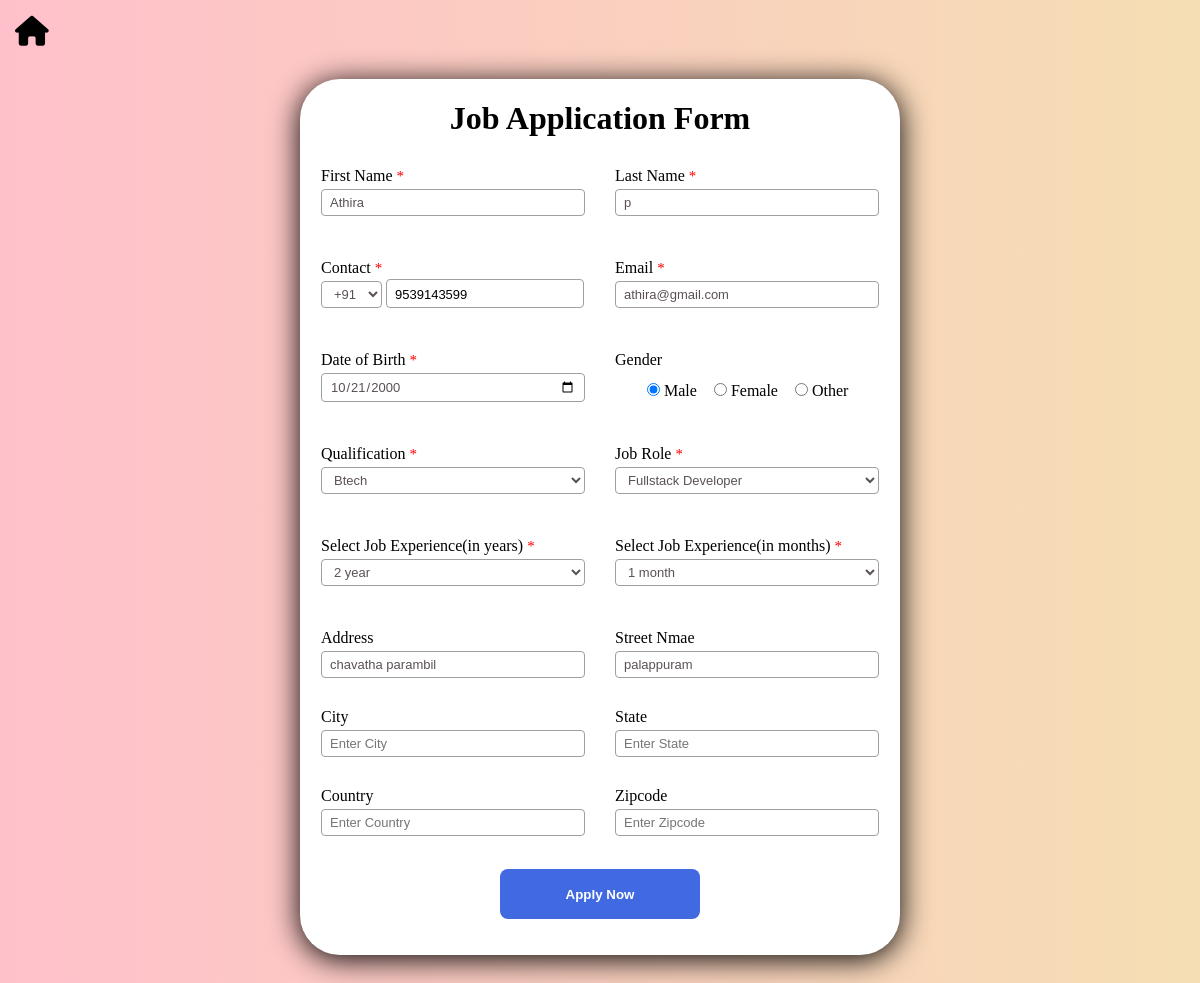
Page /jobapp/update/2/ on the committed database.
### jobapp/models.py (models this page shows, shortened)
class JobApplication(models.Model):
    def validate_firstname(firstname):
        nameregex = r"^[A-Za-z]+( [A-Za-z]+)?( [A-Za-z]+)?$"
        matchs = re.match(nameregex, firstname)
        if (
            (firstname == "")
            or (firstname is None)
            or (matchs is None)
            or (len(firstname) <= 3)
            or (len(firstname) >= 25)
        ):
            raise ValidationError(f"{firstname} is invalid")
    def validate_phonenumber(phonenumber):
        phonepattern = r"^\d{10}$"
        matchs = re.match(phonepattern, phonenumber)
        if (phonenumber == "") or (matchs is None):
            raise ValidationError(f"{phonenumber} is invalid")
    def validate_dob(dob):
        today = date.today()
        time_diff = (today - dob).days / 365.25
        if dob == "" or dob == None or int(time_diff) < 18:
            raise ValidationError(
                "invalid date of birth , age must be minimum 18 years old"
            )
    first_name = models.CharField(
        max_length=25, null=False, validators=[validate_firstname]
    )
    last_name = models.CharField(max_length=25, null=True, blank=True)
    Country_choice = [("india", "+91"), ("canada", "+1")]
    country_code = models.CharField(
        max_length=20, choices=Country_choice, default="+91", null=False
    )
    phone_no = models.CharField(
        max_length=10, null=False, validators=[validate_phonenumber]
    )
    email = models.EmailField(max_length=50, unique=True, null=False)
    date_of_birth = models.DateField(null=False, validators=[validate_dob])
    Gender_choices = [("Male", "Male"), ("Female", "Female"), ("Other", "Other")]
    gender = models.CharField(
        max_length=6, choices=Gender_choices, default="Male", null=True
    )
    Jobrole_choices = [
        ("", "Choose a Job Role"),
        ("Frontend Developer", "Frontend Developer"),
        ("Backend Developer", "Backend Developer"),
        ("Fullstack Developer", "Fullstack Developer"),
        ("DevOps Engineer", "DevOps Engineer"),
        ("Ui/UX Designer", "Ui/UX Designer"),
    ]
    job_role = models.CharField(max_length=19, choices=Jobrole_choices, null=False)
    Qualification_choices = [
        ("", "Choose a Course"),
        ("BCA", "BCA"),
        ("Btech", "Btech"),
        ("MCA", "MCA"),
        ("MTech", "Mtech"),
    ]
    qualification = models.CharField(
        max_length=5, choices=Qualification_choices, null=False
    )
    Experience_year_choices = [
        ("", "Years"),
        ("fresher", "fresher"),
        ("1year", "1 year"),
        ("2year", "2 year"),
        ("3year", "3 year"),
        ("4plusyear", "4+ year"),
    ]
    experience_year = models.CharField(
        max_length=9, choices=Experience_year_choices, null=False
    )
    Experience_month_choices = [
        ("", "Months"),
        ("0month", "0 month"),
        ("1month", "1 month"),
        ("2month", "2 month"),
        ("3month", "3 month"),
        ("4month", "4 month"),
        ("5month", "5 month"),
    ]
    experience_month = models.CharField(
        max_length=6, choices=Experience_month_choices, null=False
    )
    address = models.CharField(max_length=100, null=True, blank=True)
    streetname = models.CharField(max_length=100, null=True, blank=True)
    city = models.CharField(max_length=20, null=True, blank=True)
    state = models.CharField(max_length=40, null=True, blank=True)
    country = models.CharField(max_length=40, null=True, blank=True)
    zipcode = models.TextField(max_length=6, null=True, blank=True)

### jobapp/views.py (the view, shortened to what this page needs)
# urls.py: path("update/<pk>/", views.Applicant_Update_View.as_view(), name="update"),
class Applicant_Update_View(UpdateView):
    model = JobApplication
    form_class = JobapplicationForm
    template_name = "applicant_edit.html"
    success_url = reverse_lazy("home")

### jobapp/templates/applicant_edit.html (shortened to what this page needs)
 {% extends 'base.html' %}
 {% block bodycontent %}
 <form method = "POST" action = "" class = "form" id = "Form" novalidate>
     <div class = "form-container">
         <div class = "form-control">
             <div class = "required">
                 {{form.first_name.label}}
             </div>
             {{form.first_name}}
             <p class = "msg" id = "validateFirstName"></p>
         </div>
         <div class = "form-control">
             <div class = "required">
                 {{form.last_name.label}}
             </div>
             {{form.last_name}}
             <p class = "msg" id = "validateLastName"></p>
         </div>
         <div class = "phone-control">
             <div class = "required">
                 {{form.phone_no.label}}
             </div>
             {{form.country_code}}
             {{form.phone_no}}
             <p class = "msg" id = "validatePhoneNumber"></p>
         </div>
         <div class = "form-control">
             <div class = "required">
                 {{form.email.label}}
             </div>
             {{form.email}}
             <p class = "msg" id = "validateEmail"></p>
         </div>
         <div class = "form-control" >
             <div class = "required">
                 {{form.date_of_birth.label}}
             </div>
             {{form.date_of_birth}}
              <p class = "msg" id = "validateDate"></p>
         </div>
         <div class = "form-control">
             {{form.gender.label}}
             <div class = "gender">
                 {{form.gender}}
             </div>
         </div>
         <div class = "form-control">
             <div class = "required">
                 {{form.qualification.label}}
             </div>
             {{form.qualification}}
              <p class = "msg" id = "validateQualification"></p>
         </div>
         <div class = "form-control">
             <div class = "required">
                 {{form.job_role.label}}
             </div>
             {{form.job_role}}
              <p class = "msg" id = "validatejobrole"></p>
         </div>
         <div class = "form-control">
             <div class = "required">
                 {{form.experience_year.label}}
             </div>
             {{form.experience_year}}
              <p class = "msg" id = "validateExperienceYear"></p>
         </div>
         <div class = "form-control">
             <div class = "required">
                 {{form.experience_month.label}}
             </div>
             {{form.experience_month}}
             <p class = "msg" id = "validateExperienceMonth"></p>
         </div>
         <div class = "form-control">
             {{form.address.label}}
             {{form.address}}
         </div>
         <div class = "form-control">
             {{form.streetname.label}}
             {{form.streetname}}
         </div>
         <div class = "form-control">
             {{form.city.label}}
             {{form.city}}
         </div>
         <div class = "form-control">
             {{form.state.label}}
             {{form.state}}
         </div>
         <div class = "form-control">
             {{form.country.label}}
             {{form.country}}
         </div>
         <div class = "form-control">
             {{form.zipcode.label}}
             {{form.zipcode}}
         </div>
     </div>
     <br>
       <div class = "button-container">
         <button type = "submit" value = "submit"><strong>Apply Now</strong>
       </div>
 {% endblock bodycontent %}

### jobapp/static/css/form.css (style rules this page uses)
* { margin: 0px; padding: 0px; box-sizing: border-box; }
body { background: linear-gradient(90deg, pink,wheat); }
.form-container { display: grid; grid-template-columns: repeat(auto-fit,minmax(250px,3fr)); gap: 30px; margin-top: 30px; }
.form-control { display: flex; flex-direction: column; }
label { font-size: 16px; margin-left: 2px; }
select { padding: 4px 8px; border: 1px solid #a0a0a0; border-radius: 4px; font-size: 13px; background: white; color: #5b5252; font-family: sans-serif; margin-top: 4px; }
select,input:focus { outline-color: royalblue; }
.button-container { display: flex; justify-content: center; margin: 15px; }
button { background-color: royalblue; border: transparent solid 2px; color: white; border-radius: 8px; width: 200px; height: 50px; justify-content: center; font-family: sans-serif; }
#mob { padding: 6px 0px; border: 1px solid #a0a0a0; border-radius: 4px; font-size: 13px; background: white; font-family: sans-serif; }
input#mob.inputs { padding: 5px 8px; padding-top: 7px; padding-bottom: 5px; padding-right: 12px; }
.radiotab { margin-top: 7px; font-size: medium; margin-left: 15px; display: inline-flex; }
.gender { justify-content: left; }
.input { padding: 5px 8px; border: 1px solid #a0a0a0; border-radius: 4px; font-size: 13px; background: white; font-family: sans-serif; color:#5b5252; margin-top: 4px; }
p { color: #ff3860; font-size: 12px; height: 13px; margin-left: 6px; }
.required::after { content: " *"; color: red; font-size: 15px; }
.selectopt option:first-child { display: none; }

### rows in the picture
JobApplication: first_name "Athira", last_name "p", country_code "+91", phone_no "9539143599", email "athira@gmail.com", date_of_birth "10/21/2000", gender "☑ Male ☐ Female ☐ Other", qualification "Btech", job_role "Fullstack Developer", experience_year "2 year", experience_month "1 month", address "chavatha parambil", streetname "palappuram"
